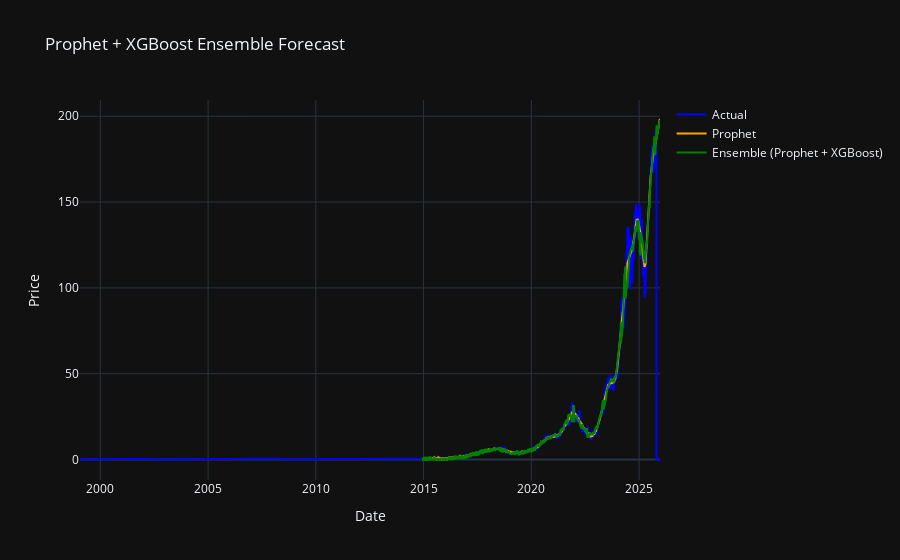

Write notebook code for a chart like this one.
### Code cell
import plotly.graph_objects as go

fig = go.Figure()

fig.add_trace(go.Scatter(x=stock_df['ds'], y=stock_df['y'], mode='lines', name='Actual', line=dict(color='blue')))
fig.add_trace(go.Scatter(x=forecast['ds'], y=forecast['yhat'], mode='lines', name='Prophet', line=dict(color='orange')))
fig.add_trace(go.Scatter(x=forecast['ds'], y=forecast['yhat_ensemble'], mode='lines', name='Ensemble (Prophet + XGBoost)', line=dict(color='green')))
fig.update_layout(
    title="Prophet + XGBoost Ensemble Forecast",
    xaxis_title="Date",
    yaxis_title="Price",
    template="plotly_dark",
    showlegend=True,
    xaxis_rangeslider_visible=False,
    grid=dict(rows=True)
)

### Figure 1 — Plotly figure (JSON) as saved in the notebook; plotly's stock layout.template omitted (floating-point values rounded to 4 significant figures; data arrays with more than 128 entries replaced by an {"elided": "..."} marker saying what was removed)
{"data": [{"line": {"color": "blue"}, "mode": "lines", "name": "Actual", "type": "scatter", "x": {"elided": "6789 str values"}, "y": {"elided": "6789 float values"}}, {"line": {"color": "orange"}, "mode": "lines", "name": "Prophet", "type": "scatter", "x": {"elided": "2789 str values"}, "y": {"elided": "2789 float values"}}, {"line": {"color": "green"}, "mode": "lines", "name": "Ensemble (Prophet + XGBoost)", "type": "scatter", "x": {"elided": "2789 str values"}, "y": {"elided": "2789 float values"}}], "layout": {"grid": {"rows": true}, "showlegend": true, "title": {"text": "Prophet + XGBoost Ensemble Forecast"}, "xaxis": {"rangeslider": {"visible": false}, "title": {"text": "Date"}}, "yaxis": {"title": {"text": "Price"}}}}
